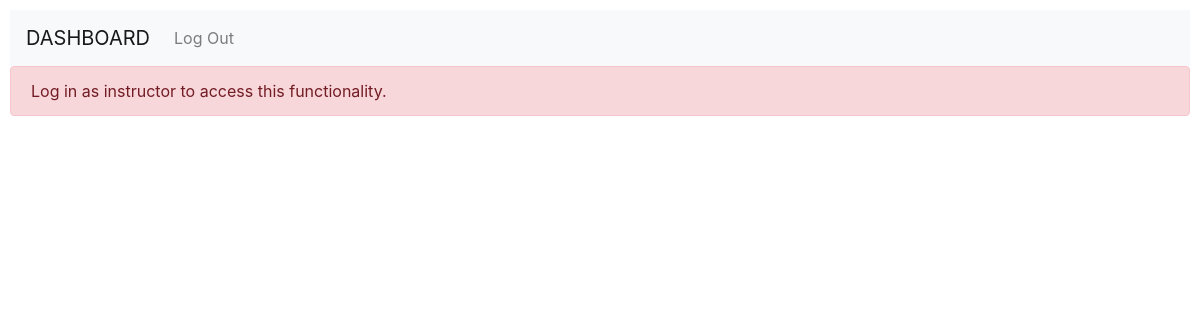
Page /add_notification (signed in) on the earlier database version.
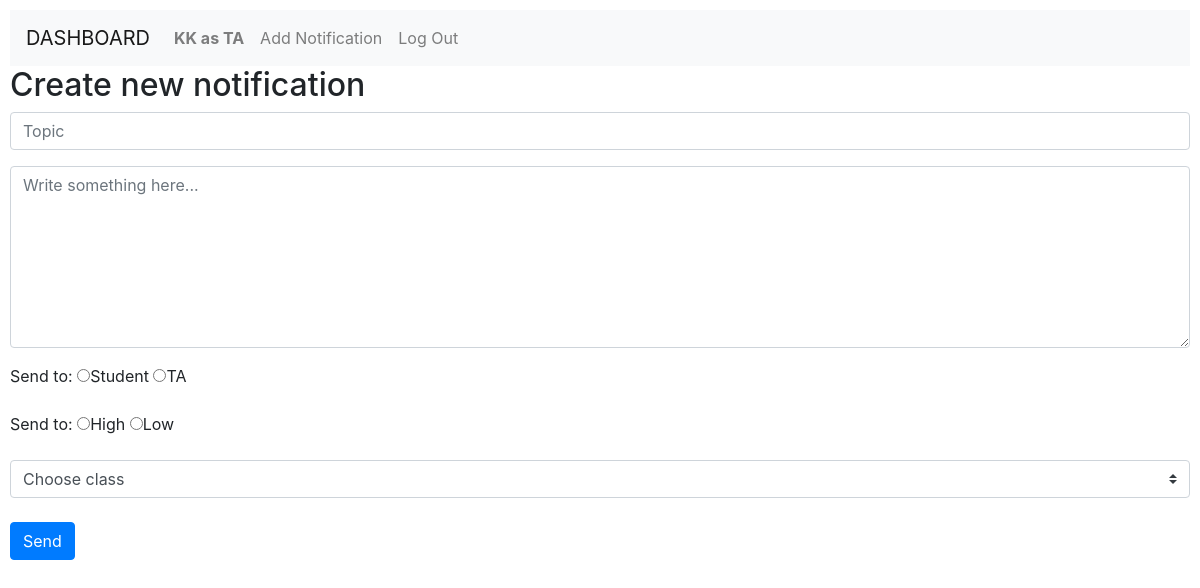
Same page on the later database version.
### Dashboard/models.py (models this page shows)
class User(AbstractUser):
    role = models.CharField(max_length=255, default="NONE")
    token = models.CharField(max_length=255, null=True)

### Dashboard/views.py (the view)
# urls.py: path("add_notification", views.notification, name="notification"),
@login_required(login_url="login")
def notification(request):
    user = request.user
    if user.role == "TA":
        classes = user.assist_classes.all()
    else:
        classes = user.teach_classes.all()
    if request.method == "POST":
        push_service = FCMNotification(api_key="AAAARFVNDDc:APA91bETk2utEMjEJB7k9QE51q5RfqM-PfLCtWICq413mkvR1nP_PV8wwpfRxBbgPiULysbycpMv_LBh9MSRfzGYaX4EBV7mCSA9sKVfxZ_ommvAW3qoLvj3JnpWrRB6PI5eZiGgOa2X")
        registration_ids = []
        id = request.POST["class_group"]
        try:
            cl = classes.get(pk=id)
        except:
            raise Http404
        reciepent = request.POST["reciepent"]
        if reciepent == "student":
            students = cl.students.all()
        else:
            students = cl.teaching_assistant.all()
        for s in students:
            if s.token is not None:
                registration_ids.append(s.token)
        message_title = request.POST["topic"]
        message_body = request.POST["body"]
        priority = request.POST["Priority"]
        if priority == "High":
            result = push_service.notify_multiple_devices(registration_ids=registration_ids, message_title=message_title, message_body=message_body, sound="Default")
        else:
            result = push_service.notify_multiple_devices(registration_ids=registration_ids, message_title=message_title, message_body=message_body, low_priority=True)
        notif = Notification.objects.create(sender=user, class_group=cl, topic=message_title, body=message_body, priority=priority)
        notif.save()
        print (result)
        return HttpResponseRedirect(reverse("index"))
    else:
        return render (request, "Dashboard/notification.html", {"classes":classes})

### Dashboard/templates/Dashboard/notification.html (shortened to what this page needs)
{% extends 'Dashboard/layout.html' %}
{% block body %}
{% if user.role == "instructor" or user.role == "TA" %}
<h2>Create new notification</h2>
<form action="{% url 'notification' %}" method="post">
    <div class="form-group">
         <input autofocus class="form-control" type="text" name="topic" placeholder="Topic" required>
    </div>
    <div class="form-group shadow-textarea">
        <textarea class="form-control z-depth-1" rows="7" placeholder="Write something here..." name="body" required></textarea>
    </div>
<div class="form-group">
<label>Send to:</label>
<label class="radio-inline"><input type="radio" name="reciepent" value = "student">Student</label>
<label class="radio-inline"><input type="radio" name="reciepent" value="TA">TA</label>
</div>
<div class="form-group">
  <label>Send to:</label>
  <label class="radio-inline"><input type="radio" name="Priority" value = "High">High</label>
  <label class="radio-inline"><input type="radio" name="Priority" value="Low">Low</label>
</div>
<select class="browser-default custom-select", name="class_group" required>
  <option value="" disabled selected>Choose class</option>
</select>
<br><br>
    <input class="btn btn-primary" type="submit" value="Send">
</form>
{% else %}
<div class="alert alert-danger" role="alert">
  Log in as instructor to access this functionality.
</div>
{% endif %}
{% endblock %}

### Dashboard/templates/Dashboard/layout.html (shortened to what this page needs)
{% load static %}
<!DOCTYPE html>
<html lang="en">
    <head>
        <link rel="stylesheet" href="{% static 'Dashboard/bootstrap.min.css' %}">
        <link href="{% static 'Dashboard/styles.css' %}" rel="stylesheet">
    </head>
    <body>
        <nav class="navbar navbar-expand-lg navbar-light bg-light">
            <a class="navbar-brand" href="{% url 'index' %}">DASHBOARD</a>
            <div>
              <ul class="navbar-nav mr-auto">
                {% if user.is_authenticated and user.role != "student" %}
                    <li class="nav-item">
                        <a class="nav-link" href="#"><strong>{{ user.username }} as {{ user.role }}</strong></a>
                    </li>
                {% endif %}
                {% if user.role == "instructor" or user.role == "TA" %}
                    <li class="nav-item">
                        <a class="nav-link" href="{% url 'notification' %}">Add Notification</a>
                    </li>
                {% endif %}
                {% if user.is_authenticated and user.role != student %}
                    <li class="nav-item">
                        <a class="nav-link" href="{% url 'logout' %}">Log Out</a>
                    </li>
                {% endif %}
              </ul>
            </div>
          </nav>
        <div class="body">
            {% block body %}
            {% endblock %}
        </div>
    </body>
</html>

Differences in the rows shown:
now on this page (row edited): User: username "KK", role "TA"
changed User: role "student" → "TA" (drawn)
Other differences:
form field reciepent: (not shown) → "☐ Student"
form field reciepent: (not shown) → "☐ TA"
form field Priority: (not shown) → "☐ High"
form field Priority: (not shown) → "☐ Low"
form field class_group: (not shown) → "Choose class"
form field value: (not shown) → "Send"
text no longer shown: "Log in as instructor to access this functionality."
text now shown: "as Add Notification Create new notification Send to: Student TA Send to: High Low"
